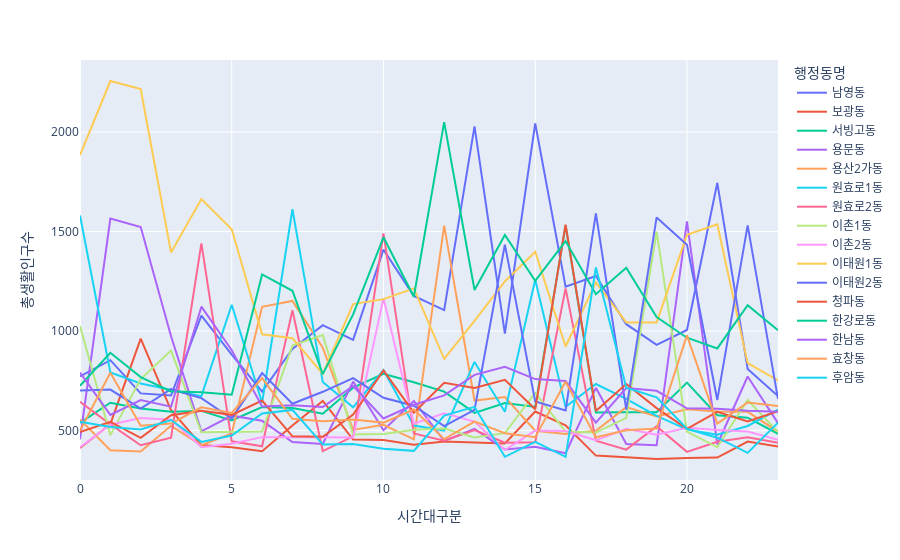

Notebook code for this chart:
### Code cell
fig = px.line(sub_query, x=sub_query['시간대구분'], y=sub_query['총생활인구수'], color='행정동명')
fig.show()

### Figure 1 — Plotly figure (JSON) as saved in the notebook; plotly's stock layout.template omitted (floating-point values rounded to 4 significant figures)
{"data": [{"hovertemplate": "행정동명=남영동<br>시간대구분=%{x}<br>총생활인구수=%{y}<extra></extra>", "legendgroup": "남영동", "line": {"color": "#636efa", "dash": "solid"}, "mode": "lines", "name": "남영동", "orientation": "v", "showlegend": true, "type": "scatter", "x": [0, 1, 2, 3, 4, 5, 6, 7, 8, 9, 10, 11, 12, 13, 14, 15, 16, 17, 18, 19, 20, 21, 22, 23], "xaxis": "x", "y": [772, 853, 686, 675, 1077, 881, 695, 910, 1029, 955, 1409, 1176, 1105, 2029, 987, 2044, 1223, 1276, 1034, 930, 1005, 1745, 809, 673], "yaxis": "y"}, {"hovertemplate": "행정동명=보광동<br>시간대구분=%{x}<br>총생활인구수=%{y}<extra></extra>", "legendgroup": "보광동", "line": {"color": "#EF553B", "dash": "solid"}, "mode": "lines", "name": "보광동", "orientation": "v", "showlegend": true, "type": "scatter", "x": [0, 1, 2, 3, 4, 5, 6, 7, 8, 9, 10, 11, 12, 13, 14, 15, 16, 17, 18, 19, 20, 21, 22, 23], "xaxis": "x", "y": [411, 531, 961, 601, 426, 415, 395, 525, 648, 454, 451, 428, 444, 439, 434, 595, 525, 373, 363, 356, 361, 363, 444, 419], "yaxis": "y"}, {"hovertemplate": "행정동명=서빙고동<br>시간대구분=%{x}<br>총생활인구수=%{y}<extra></extra>", "legendgroup": "서빙고동", "line": {"color": "#00cc96", "dash": "solid"}, "mode": "lines", "name": "서빙고동", "orientation": "v", "showlegend": true, "type": "scatter", "x": [0, 1, 2, 3, 4, 5, 6, 7, 8, 9, 10, 11, 12, 13, 14, 15, 16, 17, 18, 19, 20, 21, 22, 23], "xaxis": "x", "y": [538, 639, 610, 594, 598, 550, 617, 613, 584, 715, 784, 742, 695, 588, 637, 618, 1531, 590, 591, 591, 740, 576, 564, 483], "yaxis": "y"}, {"hovertemplate": "행정동명=용문동<br>시간대구분=%{x}<br>총생활인구수=%{y}<extra></extra>", "legendgroup": "용문동", "line": {"color": "#ab63fa", "dash": "solid"}, "mode": "lines", "name": "용문동", "orientation": "v", "showlegend": true, "type": "scatter", "x": [0, 1, 2, 3, 4, 5, 6, 7, 8, 9, 10, 11, 12, 13, 14, 15, 16, 17, 18, 19, 20, 21, 22, 23], "xaxis": "x", "y": [455, 1565, 1523, 973, 495, 574, 548, 441, 432, 745, 501, 648, 447, 507, 404, 418, 385, 714, 431, 425, 1551, 429, 771, 536], "yaxis": "y"}, {"hovertemplate": "행정동명=용산2가동<br>시간대구분=%{x}<br>총생활인구수=%{y}<extra></extra>", "legendgroup": "용산2가동", "line": {"color": "#FFA15A", "dash": "solid"}, "mode": "lines", "name": "용산2가동", "orientation": "v", "showlegend": true, "type": "scatter", "x": [0, 1, 2, 3, 4, 5, 6, 7, 8, 9, 10, 11, 12, 13, 14, 15, 16, 17, 18, 19, 20, 21, 22, 23], "xaxis": "x", "y": [555, 400, 394, 523, 425, 485, 1121, 1151, 916, 502, 528, 455, 1530, 650, 668, 498, 482, 498, 617, 570, 606, 595, 593, 494], "yaxis": "y"}, {"hovertemplate": "행정동명=원효로1동<br>시간대구분=%{x}<br>총생활인구수=%{y}<extra></extra>", "legendgroup": "원효로1동", "line": {"color": "#19d3f3", "dash": "solid"}, "mode": "lines", "name": "원효로1동", "orientation": "v", "showlegend": true, "type": "scatter", "x": [0, 1, 2, 3, 4, 5, 6, 7, 8, 9, 10, 11, 12, 13, 14, 15, 16, 17, 18, 19, 20, 21, 22, 23], "xaxis": "x", "y": [1581, 791, 736, 704, 672, 1132, 639, 1612, 743, 616, 803, 524, 499, 844, 594, 1257, 618, 733, 658, 573, 505, 478, 522, 604], "yaxis": "y"}, {"hovertemplate": "행정동명=원효로2동<br>시간대구분=%{x}<br>총생활인구수=%{y}<extra></extra>", "legendgroup": "원효로2동", "line": {"color": "#FF6692", "dash": "solid"}, "mode": "lines", "name": "원효로2동", "orientation": "v", "showlegend": true, "type": "scatter", "x": [0, 1, 2, 3, 4, 5, 6, 7, 8, 9, 10, 11, 12, 13, 14, 15, 16, 17, 18, 19, 20, 21, 22, 23], "xaxis": "x", "y": [644, 530, 425, 463, 1440, 445, 420, 1104, 396, 470, 1491, 484, 448, 501, 438, 440, 1214, 448, 403, 520, 392, 443, 465, 437], "yaxis": "y"}, {"hovertemplate": "행정동명=이촌1동<br>시간대구분=%{x}<br>총생활인구수=%{y}<extra></extra>", "legendgroup": "이촌1동", "line": {"color": "#B6E880", "dash": "solid"}, "mode": "lines", "name": "이촌1동", "orientation": "v", "showlegend": true, "type": "scatter", "x": [0, 1, 2, 3, 4, 5, 6, 7, 8, 9, 10, 11, 12, 13, 14, 15, 16, 17, 18, 19, 20, 21, 22, 23], "xaxis": "x", "y": [1025, 476, 758, 901, 490, 492, 494, 926, 979, 479, 482, 503, 509, 464, 486, 688, 494, 489, 563, 1499, 494, 415, 653, 491], "yaxis": "y"}, {"hovertemplate": "행정동명=이촌2동<br>시간대구분=%{x}<br>총생활인구수=%{y}<extra></extra>", "legendgroup": "이촌2동", "line": {"color": "#FF97FF", "dash": "solid"}, "mode": "lines", "name": "이촌2동", "orientation": "v", "showlegend": true, "type": "scatter", "x": [0, 1, 2, 3, 4, 5, 6, 7, 8, 9, 10, 11, 12, 13, 14, 15, 16, 17, 18, 19, 20, 21, 22, 23], "xaxis": "x", "y": [415, 528, 562, 554, 415, 433, 466, 464, 465, 464, 1164, 534, 586, 544, 401, 499, 497, 450, 508, 478, 513, 502, 494, 452], "yaxis": "y"}, {"hovertemplate": "행정동명=이태원1동<br>시간대구분=%{x}<br>총생활인구수=%{y}<extra></extra>", "legendgroup": "이태원1동", "line": {"color": "#FECB52", "dash": "solid"}, "mode": "lines", "name": "이태원1동", "orientation": "v", "showlegend": true, "type": "scatter", "x": [0, 1, 2, 3, 4, 5, 6, 7, 8, 9, 10, 11, 12, 13, 14, 15, 16, 17, 18, 19, 20, 21, 22, 23], "xaxis": "x", "y": [1884, 2257, 2217, 1395, 1663, 1511, 983, 963, 784, 1135, 1160, 1214, 860, 1051, 1249, 1398, 922, 1244, 1043, 1043, 1483, 1536, 838, 751], "yaxis": "y"}, {"hovertemplate": "행정동명=이태원2동<br>시간대구분=%{x}<br>총생활인구수=%{y}<extra></extra>", "legendgroup": "이태원2동", "line": {"color": "#636efa", "dash": "solid"}, "mode": "lines", "name": "이태원2동", "orientation": "v", "showlegend": true, "type": "scatter", "x": [0, 1, 2, 3, 4, 5, 6, 7, 8, 9, 10, 11, 12, 13, 14, 15, 16, 17, 18, 19, 20, 21, 22, 23], "xaxis": "x", "y": [700, 705, 610, 707, 662, 559, 788, 634, 694, 763, 664, 624, 521, 603, 1434, 645, 600, 1591, 604, 1571, 1434, 653, 1531, 658], "yaxis": "y"}, {"hovertemplate": "행정동명=청파동<br>시간대구분=%{x}<br>총생활인구수=%{y}<extra></extra>", "legendgroup": "청파동", "line": {"color": "#EF553B", "dash": "solid"}, "mode": "lines", "name": "청파동", "orientation": "v", "showlegend": true, "type": "scatter", "x": [0, 1, 2, 3, 4, 5, 6, 7, 8, 9, 10, 11, 12, 13, 14, 15, 16, 17, 18, 19, 20, 21, 22, 23], "xaxis": "x", "y": [492, 543, 462, 576, 598, 578, 650, 470, 468, 579, 801, 589, 739, 713, 754, 606, 1535, 598, 733, 612, 508, 593, 545, 596], "yaxis": "y"}, {"hovertemplate": "행정동명=한강로동<br>시간대구분=%{x}<br>총생활인구수=%{y}<extra></extra>", "legendgroup": "한강로동", "line": {"color": "#00cc96", "dash": "solid"}, "mode": "lines", "name": "한강로동", "orientation": "v", "showlegend": true, "type": "scatter", "x": [0, 1, 2, 3, 4, 5, 6, 7, 8, 9, 10, 11, 12, 13, 14, 15, 16, 17, 18, 19, 20, 21, 22, 23], "xaxis": "x", "y": [724, 890, 768, 696, 692, 679, 1284, 1202, 783, 1083, 1471, 1172, 2050, 1206, 1483, 1252, 1452, 1185, 1318, 1070, 966, 912, 1129, 1003], "yaxis": "y"}, {"hovertemplate": "행정동명=한남동<br>시간대구분=%{x}<br>총생활인구수=%{y}<extra></extra>", "legendgroup": "한남동", "line": {"color": "#ab63fa", "dash": "solid"}, "mode": "lines", "name": "한남동", "orientation": "v", "showlegend": true, "type": "scatter", "x": [0, 1, 2, 3, 4, 5, 6, 7, 8, 9, 10, 11, 12, 13, 14, 15, 16, 17, 18, 19, 20, 21, 22, 23], "xaxis": "x", "y": [791, 578, 652, 619, 1122, 903, 620, 626, 617, 723, 560, 629, 676, 779, 820, 758, 748, 539, 713, 699, 611, 609, 599, 594], "yaxis": "y"}, {"hovertemplate": "행정동명=효창동<br>시간대구분=%{x}<br>총생활인구수=%{y}<extra></extra>", "legendgroup": "효창동", "line": {"color": "#FFA15A", "dash": "solid"}, "mode": "lines", "name": "효창동", "orientation": "v", "showlegend": true, "type": "scatter", "x": [0, 1, 2, 3, 4, 5, 6, 7, 8, 9, 10, 11, 12, 13, 14, 15, 16, 17, 18, 19, 20, 21, 22, 23], "xaxis": "x", "y": [498, 790, 523, 534, 616, 588, 763, 558, 546, 555, 539, 605, 456, 544, 486, 466, 744, 465, 501, 509, 978, 534, 640, 623], "yaxis": "y"}, {"hovertemplate": "행정동명=후암동<br>시간대구분=%{x}<br>총생활인구수=%{y}<extra></extra>", "legendgroup": "후암동", "line": {"color": "#19d3f3", "dash": "solid"}, "mode": "lines", "name": "후암동", "orientation": "v", "showlegend": true, "type": "scatter", "x": [0, 1, 2, 3, 4, 5, 6, 7, 8, 9, 10, 11, 12, 13, 14, 15, 16, 17, 18, 19, 20, 21, 22, 23], "xaxis": "x", "y": [544, 517, 504, 552, 442, 474, 585, 603, 429, 431, 408, 397, 574, 618, 367, 442, 367, 1319, 715, 666, 508, 463, 387, 539], "yaxis": "y"}], "layout": {"legend": {"title": {"text": "행정동명"}, "tracegroupgap": 0}, "margin": {"t": 60}, "xaxis": {"anchor": "y", "domain": [0, 1], "title": {"text": "시간대구분"}}, "yaxis": {"anchor": "x", "domain": [0, 1], "title": {"text": "총생활인구수"}}}}
